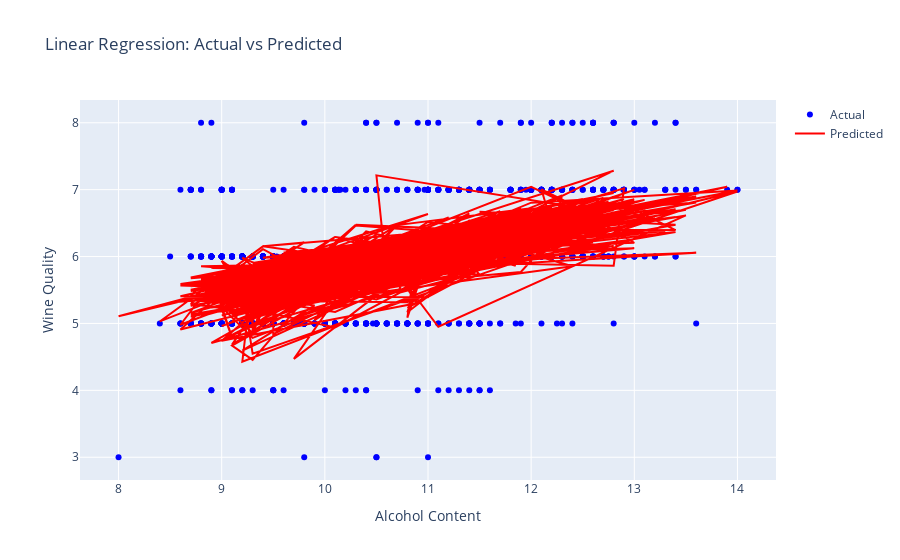

Notebook code cell kept with this figure:
### Code cell
fig_linear = go.Figure(data=[scatter_linear, scatter_linear_pred], layout=layout_linear)
fig_linear.show()

### Figure 1 — Plotly figure (JSON) as saved in the notebook; plotly's stock layout.template omitted (floating-point values rounded to 4 significant figures; data arrays with more than 128 entries replaced by an {"elided": "..."} marker saying what was removed)
{"data": [{"marker": {"color": "blue"}, "mode": "markers", "name": "Actual", "type": "scatter", "x": {"elided": "980 float values"}, "y": {"elided": "980 int values"}}, {"line": {"color": "red"}, "mode": "lines", "name": "Predicted", "type": "scatter", "x": {"elided": "980 float values"}, "y": {"elided": "980 float values"}}], "layout": {"title": {"text": "Linear Regression: Actual vs Predicted"}, "xaxis": {"title": {"text": "Alcohol Content"}}, "yaxis": {"title": {"text": "Wine Quality"}}}}
